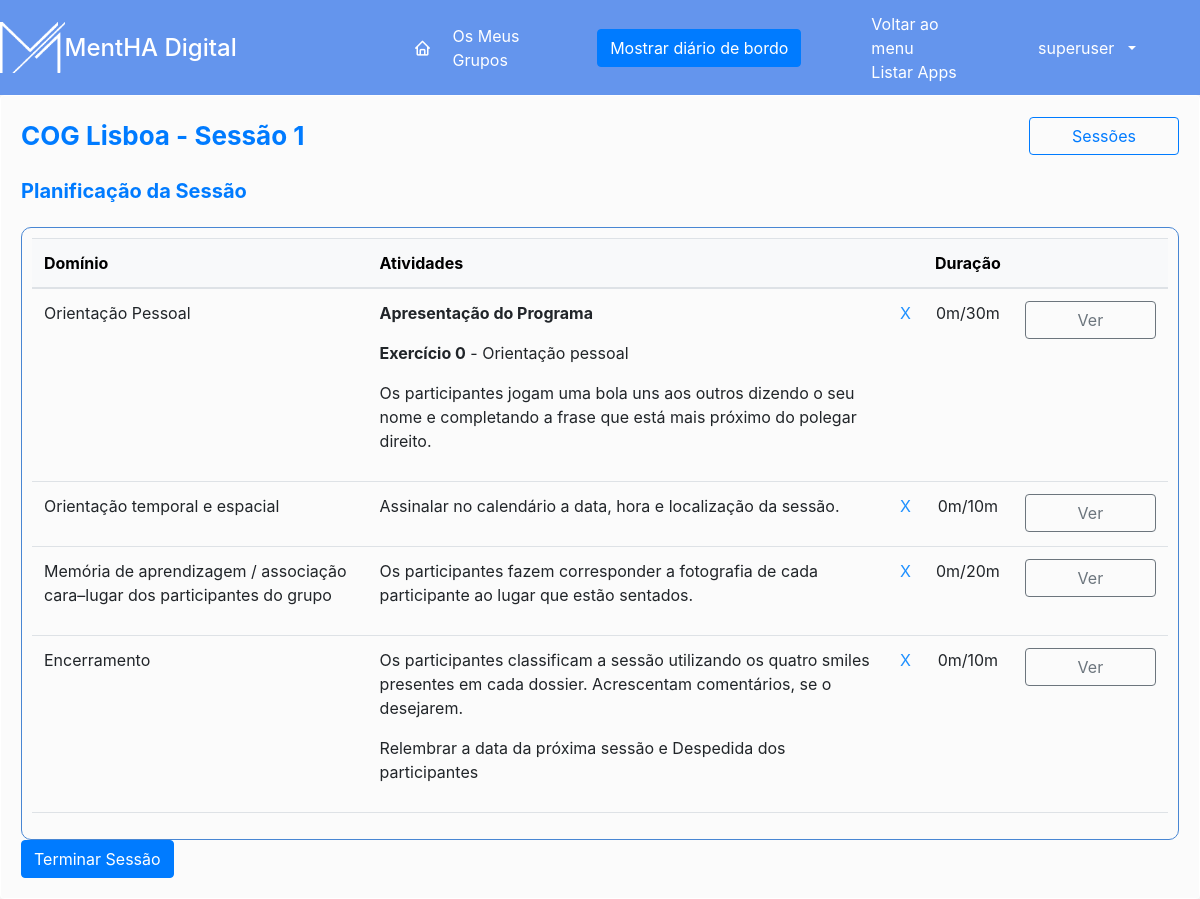
The app's page /diario/sessao/205/64 (signed in), older data.
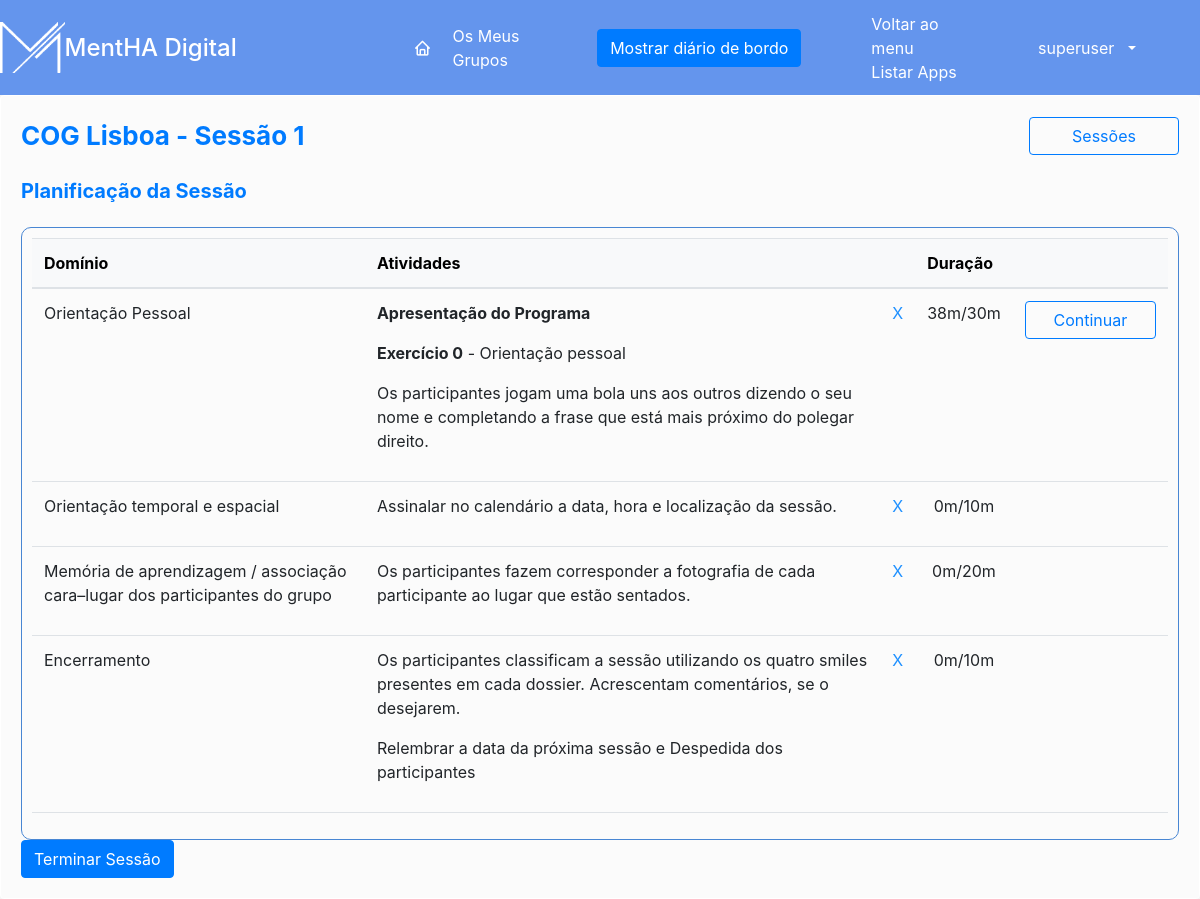
The same page, newer data.
### diario/models.py (models this page shows, shortened)
class ParteGrupo(models.Model):
    sessaoGrupo = models.ForeignKey(SessaoDoGrupo, on_delete=models.CASCADE, blank=True, related_name='parteGrupos')
    parte = models.ForeignKey(Parte, on_delete=models.CASCADE, default = None, blank=True, null=True, related_name='partesGrupos')
    exercicio = models.ForeignKey(Exercicio, on_delete=models.CASCADE, default = None, blank=True, null = True, related_name='partesGrupos')
    inicio = models.DateTimeField(null=True, blank=True)
    fim = models.DateTimeField(null=True, blank=True)
    concluido = models.BooleanField(default=False)
    @property
    def duracao(self):
        if self.fim != None and self.inicio != None:
            return (self.fim - self.inicio).seconds
        elif self.fim == None and self.inicio != None:
            return (datetime.utcnow() - self.inicio).seconds
        else:
            return '-'
    @property
    def duracao_em_horas_minutos(self):
        if self.fim != None and self.inicio != None:
            seconds =  (self.fim - self.inicio).seconds
        elif self.fim == None and self.inicio != None:
            seconds = (datetime.utcnow() - self.inicio).seconds
        else:
            seconds =  0
        h = math.floor(seconds / 3600)
        m = math.floor(seconds % 3600 / 60)
        s = math.floor(seconds % 3600 % 60)
        hDisplay = ""
        if h > 0:
            hDisplay = str(h) + "h"
        mDisplay = "0m"
        if m > 0:
            mDisplay = str(m) + "m"
        return hDisplay + mDisplay

class Exercicio(models.Model):
    sessao = models.ManyToManyField(Sessao, default = None ,blank = True, related_name='exercicios')
    dominio = models.CharField(max_length=100, default = '')
    numero = models.IntegerField(default=0)
    duracao = models.CharField(max_length=10, null=True, blank=True)
    descricao = models.TextField(max_length=1000, null=True, blank=True)
    material = models.TextField(max_length=1000, null=True, blank=True)
    instrucao = models.TextField(max_length=2000, null=True, blank=True)
    instrucao_participante = models.TextField(max_length=2000, null=True, blank=True)
    partes_do_exercicio = models.ManyToManyField(Parte_Exercicio, blank = True, related_name='exercicios')

### diario/decorators.py (the view)
        def wrapper(request, *args, **kwargs):
            if request.user.groups.filter(name__in=groups).exists() or 'Todos' in groups:
                return function(request, *args, **kwargs)
            else:
                raise Http404

### diario/models.py (called while the page is built)
    def __str__(self):
        return f'{self.nome}'

### diario/templates/diario/sessao.html (shortened to what the changed rows need)
{% extends 'diario/base.html' %}
{% load markdownify %}
{% load static %}
{% block head %}
    <link href="{% static 'diario/diario_de_bordo.css' %}" rel="stylesheet">
{% endblock %}
{% block main %}
{% load markdownify %}
<div class="card esquerda" style="width:100%; border-color:white;">
    <div class="card-body">
        <div id="exercicio" data-estado="{{estado}}">
            <br>
            <br>
            <div style=" border: 1px solid #4886d3; padding:10px;border-radius:10px; ">
                <table class="table table-hover ee">
                    <thead class="table-light">
                    <tr>
                        {% if sessaoGrupo.grupo.programa ==  'CARE' %}
                            <th scope="col">Fase</th>
                            <th scope="col">Objetivo</th>
                        {% elif sessaoGrupo.grupo.programa ==  'COG'%}
                            <th scope="col">Domínio</th>
                            <th scope="col">Atividades</th>
                        {% endif %}
                        <th></th>
                        <th scope="col">Duração</th>
                        <th scope="col"></th>
                    </tr>
                    </thead>
                    <tbody class="table-group-divider">
                    {% for parte_do_grupo in partesGrupo %}
                    <tr>
                        {% if sessaoGrupo.grupo.programa == "CARE" %}
                            <td>
                                {% if parte_do_grupo.parte.fase == 'I' %}
                                Inicial
                                {% endif %}
                                {% if parte_do_grupo.parte.fase == 'D' %}
                                Desenvolvimento
                                {% endif %}
                                {% if parte_do_grupo.parte.fase == 'F' %}
                                Final
                                {% endif %}
                            </td>
                            <td>
                                {{ parte_do_grupo.parte.objetivo }}
                            </td>
                        {% elif sessaoGrupo.grupo.programa == "COG" %}
                        <td>
                            {{ parte_do_grupo.exercicio.dominio }}
                        </td>
                        <td>
                            {{ parte_do_grupo.exercicio.descricao | markdownify}}
                        </td>
                        {% endif %}
                        <td style="color:dodgerblue">
                            {% if parte_do_grupo.concluido == True %}
                            ✔
                            {% else %}
                            X
                            {% endif %}
                        </td>
                        <td style="text-align:center">
                            {% if parte_do_grupo.duracao != None %}
                                {% if sessaoGrupo.grupo.programa == "CARE" %}
                                    {{ parte_do_grupo.duracao_em_horas_minutos }}/{{ parte_do_grupo.parte.duracao }}m
                                {% elif sessaoGrupo.grupo.programa == "COG"%}
                                {{ parte_do_grupo.duracao_em_horas_minutos }}/{{ parte_do_grupo.exercicio.duracao }}m
                                {% endif %}
                            {% endif %}
                        </td>
                        <td>
                            {% if parte_do_grupo.inicio == None and pode_iniciar %}
                                {% if parte_do_grupo.parte.id == proxima_parte or parte_do_grupo.exercicio.id == proxima_parte %}
                                    <button type="button" class="btn btn-outline-primary iniciar btn-sessao"
                                        {% if sessaoGrupo.grupo.programa == "CARE" %}
                                            data-parte="{{parte_do_grupo.parte.id}}/{{sessaoGrupo.id}}/iniciar/{{proxima_parte}}">
                                        {% elif sessaoGrupo.grupo.programa == "COG"%}
                                            data-parte="{{parte_do_grupo.exercicio.id}}/{{sessaoGrupo.id}}/iniciar/{{proxima_parte}}">
                                        {% endif %}
                                        Iniciar
                                    </button>
                                {% endif %}
                            {% elif  parte_do_grupo.inicio != None %}
                                {% if parte_do_grupo.parte.id == proxima_parte or parte_do_grupo.exercicio.id == proxima_parte %}
                                    <button type="button" class="btn btn-outline-primary continuar btn-sessao"
                                        {% if sessaoGrupo.grupo.programa == "CARE" %}
                                            data-parte="{{parte_do_grupo.parte.id}}/{{sessaoGrupo.id}}/continuar/{{proxima_parte}}">
                                        {% elif sessaoGrupo.grupo.programa == "COG" %}
                                            data-parte="{{parte_do_grupo.exercicio.id}}/{{sessaoGrupo.id}}/continuar/{{proxima_parte}}">
                                        {% endif %}
                                        Continuar
                                    </button>
                                {% endif %}
                            {% else %}
                            <button type="button" class="btn btn-outline-secondary ver btn-sessao"
                                {% if sessaoGrupo.grupo.programa == "CARE" %}
                                    data-parte="{{parte_do_grupo.parte.id}}/{{sessaoGrupo.id}}/ver/{{proxima_parte}}">
                                {% elif sessaoGrupo.grupo.programa == "COG" %}
                                    data-parte="{{parte_do_grupo.exercicio.id}}/{{sessaoGrupo.id}}/ver/{{proxima_parte}}">
                                {% endif %}
                                Ver
                            </button>
                            {% endif %}
                        </td>
                    </tr>
                    {% endfor %}
                    </tbody>
                </table>
            </div>
        </div>
    </div>
</div>
{% endblock %}

Row changes from the older to the newer data that the page shows:
changed ParteGrupo "Orientação Pessoal": duracao_em_horas_minutos "0m" → "38m"; inicio "Ver" → "Continuar"
shown differently, row unchanged: ParteGrupo "Orientação temporal e espacial": no longer shows "Ver"
shown differently, row unchanged: ParteGrupo "Memória de aprendizagem / associação cara–lugar dos participantes do grupo": no longer shows "Ver"
shown differently, row unchanged: ParteGrupo "Encerramento": no longer shows "Ver"
